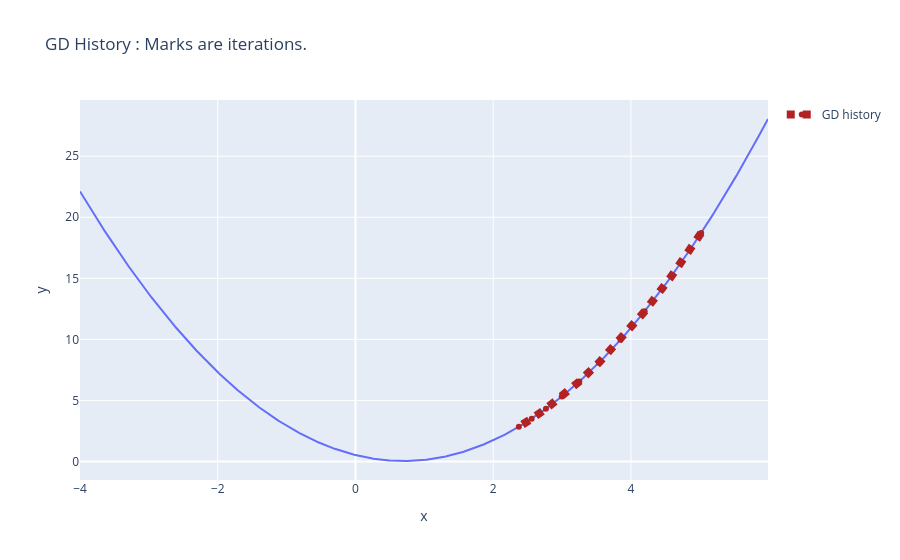

Notebook source saved alongside this figure:
### Markdown cell above
# Task 3
Train a  linear regression with a L2 loss on the training data using Gradient Descent. 
The code below should give a (non-vectorized) on how it is found.  

The gradient is found as:  
$ L = \frac{1}{2}(\hat{y} - y )^2 $  

$ \hat{y} = f_\theta(x) = \theta$  


$ \frac{\partial L}{\partial\theta} = \frac{\partial L}{\partial \hat{y}} \frac{\partial \hat{y}}{\partial \theta}$ (using the chain rule).

With:  
$\frac{\partial L}{\partial \hat{y}} = (\hat{y} - y) \times 1 = (\hat{y} - y)$  

$\frac{\partial \hat{y}}{\partial \theta} = 1  $


Gives us:  
$\frac{\partial L}{\partial\theta} = (\hat{y} - y)$


### Questions:
1) Draw the graph/tree that shows how these partial derivatives are connected. 
2) Find a set of hyperparameters that converge for $\theta_{\text{init}} = 5.5$.  How can we determine if the algorithm has converged?  
3) Can you find a learning rate that the algorithm does not converge for?  
4) What is the "best" learning rate for this particular dataset?  
5) You might be asked to show how the gradients flow in another loss/function : be prepared.

### Code cell
import numpy as np
import plotly.express as px
import plotly.graph_objects as go


def gradient_of_J(theta, x, y):
    # 
    y_hat = theta
    
    # dL / dy_hat
    dLdy = (y_hat - y)
    
    # dy_hat / dTheta
    dy_HatdTheta = 1
    
    # chain rule
    dLdTheta = dLdy * dy_HatdTheta
    
    return dLdTheta


def calculate_l2_loss_non_vectorized(theta, xs, ys):
    loss = 0.0
    for k in range(ys.shape[0]):
        y_pred = theta 
        loss += (y_pred - ys[k])**2

    
    mean_loss = loss / ys.shape[0]
    return mean_loss


    

initial_theta = 5.5

learning_rate = 0.1
theta = np.array([initial_theta])
m = x_train.shape[0]
n_steps = 1000

print("Running GD with initial theta: {:.2f}, learning rate: {} over {} datapoints for {} steps".format(
    theta.item(),
    learning_rate,
    m,
    n_steps))



search_history = []
for steps in range(n_steps):    
        
    gradient_theta_sum = 0.0
    for k in range(m):
        gradient_theta_sum += gradient_of_J(theta, x_train[k], y_train[k]) 

    mean_gradient = (1/m) * gradient_theta_sum
    
    # compute the step size
    step_size = abs(learning_rate * mean_gradient.item())
    if step_size < 0.00001:
        print("convergé après", steps, "pas, θ =", theta.item())
        break


    loss = calculate_l2_loss_non_vectorized(theta, x_train, y_train)

    print("[visit] theta: {:.2f} => loss: {:.2f}".format(theta.item(), loss.item()))

    # update theta using GD
    theta = theta - (learning_rate * mean_gradient)
    search_history.append((theta, loss))

    


# quick helper to generate plots 
loss_x = np.arange(-4, 6, 0.01)

loss_y = np.array([calculate_l2_loss_non_vectorized(t, x_train, y_train) for t in loss_x])

fig = px.line(x=loss_x, y=loss_y, title="GD History : Marks are iterations.")


x_visit, _ = list(zip(*search_history))
x_visit = np.concatenate(x_visit)
y_visit = np.array([calculate_l2_loss_non_vectorized(t, x_train, y_train) for t in x_visit])

fig.add_trace(go.Scatter(x=x_visit, y=y_visit, name='GD history',
                         line = dict(color='firebrick', width=8, dash='dot')))

fig.show()

### Figure 1 — Plotly figure (JSON) as saved in the notebook; plotly's stock layout.template omitted (floating-point values rounded to 4 significant figures; data arrays with more than 128 entries replaced by an {"elided": "..."} marker saying what was removed)
{"data": [{"hovertemplate": "x=%{x}<br>y=%{y}<extra></extra>", "legendgroup": "", "line": {"color": "#636efa", "dash": "solid"}, "marker": {"symbol": "circle"}, "mode": "lines", "name": "", "orientation": "v", "showlegend": false, "type": "scatter", "x": {"elided": "1000 float values"}, "xaxis": "x", "y": {"elided": "1000 float values"}, "yaxis": "y"}, {"line": {"color": "firebrick", "dash": "dot", "width": 8}, "name": "GD history", "type": "scatter", "x": [5.02, 4.588, 4.199, 3.849, 3.534, 3.25, 2.995, 2.765, 2.559, 2.372], "y": [18.72, 15.17, 12.3, 9.967, 8.081, 6.554, 5.316, 4.314, 3.502, 2.845]}], "layout": {"legend": {"tracegroupgap": 0}, "title": {"text": "GD History : Marks are iterations."}, "xaxis": {"anchor": "y", "domain": [0, 1], "title": {"text": "x"}}, "yaxis": {"anchor": "x", "domain": [0, 1], "title": {"text": "y"}}}}
